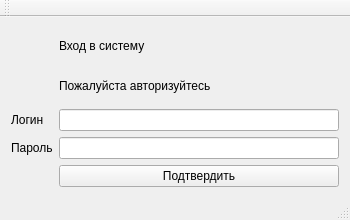
<?xml version="1.0" encoding="UTF-8"?>
<ui version="4.0">
 <class>MainWindow</class>
 <widget class="QMainWindow" name="MainWindow">
  <property name="geometry">
   <rect>
    <x>0</x>
    <y>0</y>
    <width>350</width>
    <height>220</height>
   </rect>
  </property>
  <property name="minimumSize">
   <size>
    <width>350</width>
    <height>220</height>
   </size>
  </property>
  <property name="maximumSize">
   <size>
    <width>350</width>
    <height>220</height>
   </size>
  </property>
  <property name="windowTitle">
   <string>BMS Авторизация</string>
  </property>
  <widget class="QWidget" name="centralWidget">
   <layout class="QGridLayout" name="gridLayout">
    <item row="0" column="1">
     <widget class="QLabel" name="label">
      <property name="text">
       <string>Вход в систему</string>
      </property>
     </widget>
    </item>
    <item row="1" column="1">
     <widget class="QLabel" name="label_auth_msg">
      <property name="text">
       <string>Пожалуйста авторизуйтесь</string>
      </property>
     </widget>
    </item>
    <item row="2" column="0">
     <widget class="QLabel" name="label_3">
      <property name="text">
       <string>Логин</string>
      </property>
     </widget>
    </item>
    <item row="2" column="1">
     <widget class="QLineEdit" name="edit_login"/>
    </item>
    <item row="3" column="0">
     <widget class="QLabel" name="label_4">
      <property name="text">
       <string>Пароль</string>
      </property>
     </widget>
    </item>
    <item row="3" column="1">
     <widget class="QLineEdit" name="edit_password">
      <property name="echoMode">
       <enum>QLineEdit::Password</enum>
      </property>
     </widget>
    </item>
    <item row="4" column="1">
     <widget class="QPushButton" name="pushButton">
      <property name="text">
       <string>Подтвердить</string>
      </property>
     </widget>
    </item>
   </layout>
  </widget>
  <widget class="QMenuBar" name="menuBar">
   <property name="geometry">
    <rect>
     <x>0</x>
     <y>0</y>
     <width>350</width>
     <height>25</height>
    </rect>
   </property>
  </widget>
  <widget class="QToolBar" name="mainToolBar">
   <attribute name="toolBarArea">
    <enum>TopToolBarArea</enum>
   </attribute>
   <attribute name="toolBarBreak">
    <bool>false</bool>
   </attribute>
  </widget>
  <widget class="QStatusBar" name="statusBar"/>
 </widget>
 <layoutdefault spacing="6" margin="11"/>
 <resources/>
 <connections/>
</ui>
